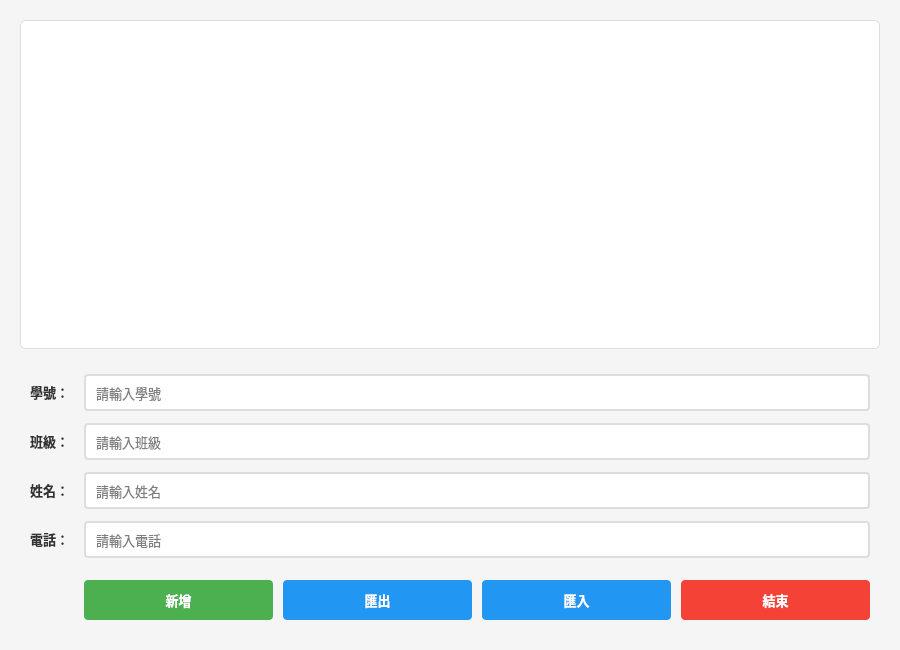
<?xml version="1.0" encoding="UTF-8"?>
<ui version="4.0">
 <class>myWidget</class>
 <widget class="QWidget" name="myWidget">
  <property name="geometry">
   <rect>
    <x>0</x>
    <y>0</y>
    <width>900</width>
    <height>650</height>
   </rect>
  </property>
  <property name="windowTitle">
   <string>通訊錄管理系統</string>
  </property>
  <property name="styleSheet">
   <string notr="true">QWidget {
    background-color: #f5f5f5;
    font-family: &quot;Microsoft JhengHei&quot;, &quot;微軟正黑體&quot;, Arial, sans-serif;
}

QTableWidget {
    background-color: white;
    border: 1px solid #ddd;
    border-radius: 5px;
    gridline-color: #e0e0e0;
    selection-background-color: #4CAF50;
    selection-color: white;
}

QTableWidget::item {
    padding: 5px;
}

QTableWidget::item:hover {
    background-color: #e8f5e9;
}

QHeaderView::section {
    background-color: #2196F3;
    color: white;
    padding: 8px;
    border: none;
    font-weight: bold;
    font-size: 11pt;
}

QLineEdit {
    padding: 8px;
    border: 2px solid #ddd;
    border-radius: 4px;
    background-color: white;
    font-size: 10pt;
}

QLineEdit:focus {
    border: 2px solid #2196F3;
}

QLabel {
    color: #333;
    font-size: 10pt;
    font-weight: 500;
}

QPushButton {
    background-color: #2196F3;
    color: white;
    border: none;
    padding: 10px 20px;
    border-radius: 4px;
    font-size: 10pt;
    font-weight: bold;
    min-width: 80px;
}

QPushButton:hover {
    background-color: #1976D2;
}

QPushButton:pressed {
    background-color: #0D47A1;
}

QPushButton#pushButton_2 {
    background-color: #4CAF50;
}

QPushButton#pushButton_2:hover {
    background-color: #45a049;
}

QPushButton#pushButton_2:pressed {
    background-color: #357a38;
}

QPushButton#pushButton_4 {
    background-color: #f44336;
}

QPushButton#pushButton_4:hover {
    background-color: #da190b;
}

QPushButton#pushButton_4:pressed {
    background-color: #a31008;
}</string>
  </property>
  <layout class="QVBoxLayout" name="verticalLayout">
   <property name="spacing">
    <number>15</number>
   </property>
   <property name="leftMargin">
    <number>20</number>
   </property>
   <property name="topMargin">
    <number>20</number>
   </property>
   <property name="rightMargin">
    <number>20</number>
   </property>
   <property name="bottomMargin">
    <number>20</number>
   </property>
   <item>
    <widget class="QTableWidget" name="tableWidget">
     <property name="minimumSize">
      <size>
       <width>0</width>
       <height>300</height>
      </size>
     </property>
     <property name="alternatingRowColors">
      <bool>true</bool>
     </property>
    </widget>
   </item>
   <item>
    <layout class="QFormLayout" name="formLayout">
     <property name="horizontalSpacing">
      <number>15</number>
     </property>
     <property name="verticalSpacing">
      <number>12</number>
     </property>
     <property name="leftMargin">
      <number>10</number>
     </property>
     <property name="topMargin">
      <number>10</number>
     </property>
     <property name="rightMargin">
      <number>10</number>
     </property>
     <property name="bottomMargin">
      <number>10</number>
     </property>
     <item row="0" column="0">
      <widget class="QLabel" name="label">
       <property name="text">
        <string>學號：</string>
       </property>
       <property name="alignment">
        <set>Qt::AlignRight|Qt::AlignTrailing|Qt::AlignVCenter</set>
       </property>
      </widget>
     </item>
     <item row="0" column="1">
      <widget class="QLineEdit" name="lineEdit">
       <property name="placeholderText">
        <string>請輸入學號</string>
       </property>
      </widget>
     </item>
     <item row="1" column="0">
      <widget class="QLabel" name="label_3">
       <property name="text">
        <string>班級：</string>
       </property>
       <property name="alignment">
        <set>Qt::AlignRight|Qt::AlignTrailing|Qt::AlignVCenter</set>
       </property>
      </widget>
     </item>
     <item row="1" column="1">
      <widget class="QLineEdit" name="lineEdit_3">
       <property name="placeholderText">
        <string>請輸入班級</string>
       </property>
      </widget>
     </item>
     <item row="2" column="0">
      <widget class="QLabel" name="label_2">
       <property name="text">
        <string>姓名：</string>
       </property>
       <property name="alignment">
        <set>Qt::AlignRight|Qt::AlignTrailing|Qt::AlignVCenter</set>
       </property>
      </widget>
     </item>
     <item row="2" column="1">
      <widget class="QLineEdit" name="lineEdit_2">
       <property name="placeholderText">
        <string>請輸入姓名</string>
       </property>
      </widget>
     </item>
     <item row="3" column="0">
      <widget class="QLabel" name="label_4">
       <property name="text">
        <string>電話：</string>
       </property>
       <property name="alignment">
        <set>Qt::AlignRight|Qt::AlignTrailing|Qt::AlignVCenter</set>
       </property>
      </widget>
     </item>
     <item row="3" column="1">
      <widget class="QLineEdit" name="lineEdit_4">
       <property name="placeholderText">
        <string>請輸入電話</string>
       </property>
      </widget>
     </item>
     <item row="4" column="1">
      <layout class="QHBoxLayout" name="horizontalLayout">
       <property name="spacing">
        <number>10</number>
       </property>
       <property name="topMargin">
        <number>10</number>
       </property>
       <item>
        <widget class="QPushButton" name="pushButton_2">
         <property name="minimumSize">
          <size>
           <width>100</width>
           <height>40</height>
          </size>
         </property>
         <property name="text">
          <string>新增</string>
         </property>
         <property name="toolTip">
          <string>新增聯絡人資料</string>
         </property>
        </widget>
       </item>
       <item>
        <widget class="QPushButton" name="pushButton">
         <property name="minimumSize">
          <size>
           <width>100</width>
           <height>40</height>
          </size>
         </property>
         <property name="text">
          <string>匯出</string>
         </property>
         <property name="toolTip">
          <string>匯出聯絡人資料到檔案</string>
         </property>
        </widget>
       </item>
       <item>
        <widget class="QPushButton" name="pushButton_3">
         <property name="minimumSize">
          <size>
           <width>100</width>
           <height>40</height>
          </size>
         </property>
         <property name="text">
          <string>匯入</string>
         </property>
         <property name="toolTip">
          <string>從檔案匯入聯絡人資料</string>
         </property>
        </widget>
       </item>
       <item>
        <widget class="QPushButton" name="pushButton_4">
         <property name="minimumSize">
          <size>
           <width>100</width>
           <height>40</height>
          </size>
         </property>
         <property name="text">
          <string>結束</string>
         </property>
         <property name="toolTip">
          <string>儲存並結束程式</string>
         </property>
        </widget>
       </item>
      </layout>
     </item>
    </layout>
   </item>
  </layout>
 </widget>
 <resources/>
 <connections/>
</ui>
